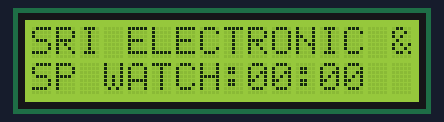
A sketch run on a simulated Arduino Uno, built with avr-gcc and run on an emulated ATmega328P. Shown: 16×2 character LCD.

Above: at 0.3 s.
At 4.4 s:
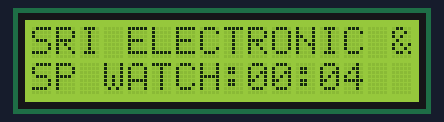
At 9.6 s:
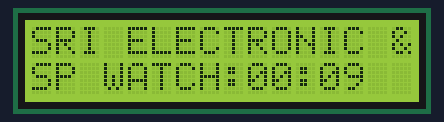
At 19.0 s:
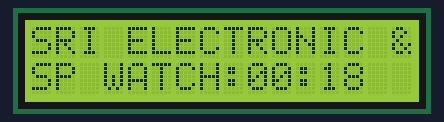
At 28.4 s:
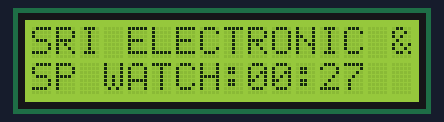
At 38.8 s:
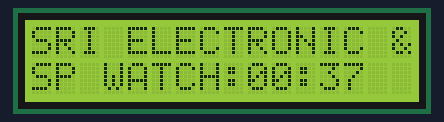

Measured:
- what the display in image 0 shows lasts 1.0 s, from 0.2 s to 1.2 s

The sketch:

STOP_WATCH__MIN___SEC_.ino
```cpp
#include <LiquidCrystal.h>
LiquidCrystal lcd(7, 6, 5, 4, 3, 2);

int count=0,count1=0;

void Dec2ascii(unsigned char value)
{
  unsigned char x=0;

  x=value/10;
  lcd.print(x);
  delay(10);

  x=value%10;
  lcd.print(x);
  delay(10);
}

void setup()
{
  lcd.begin(16, 2);
  lcd.setCursor(0,0);
  lcd.print("SRI ELECTRONIC & EMBEDDED SOLUTIONS");
  delay(100);
}

void loop()
{
  lcd.setCursor(0,1);
  lcd.print("SP WATCH:");
  lcd.setCursor(9,1);
  Dec2ascii(count);
  lcd.setCursor(11,1);
  lcd.print(':');
  lcd.setCursor(12,1);
  Dec2ascii(count1);

  count1++;

  if(count1>59)
  {
    count++;
    delay(10);
    count1=0;
  }
  delay(1000);
}
```
